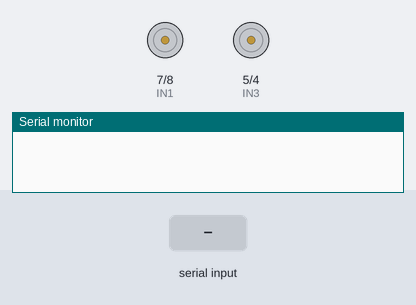
A sketch run on a simulated Arduino Uno, built with avr-gcc and run on an emulated ATmega328P. On the bench: motor-driver pin pairs drawn as motors (green arrow = first pin HIGH = forward, orange = second pin HIGH = backward, longer = more drive, scaled by the enable pin), the last lines printed to the serial monitor. Inputs (shaded band) come from the test bench.

Above: at 1.2 s.
1.3 s: "f" received over Serial
At 2.4 s:
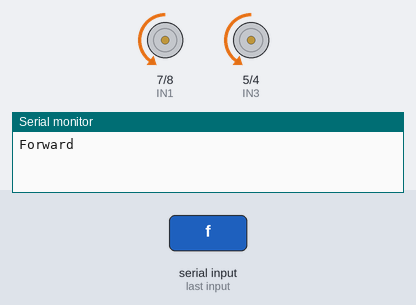
2.8 s: "b" received over the second serial link
At 3.5 s:
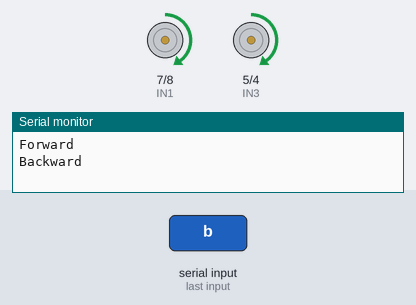
4.3 s: "s" received over Serial
At 5.5 s:
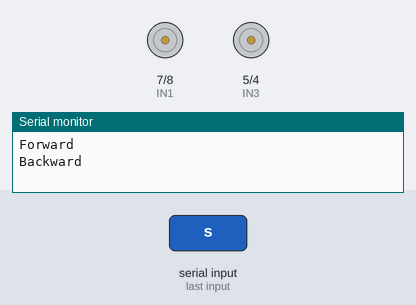
5.8 s: "r" received over the second serial link
At 6.7 s:
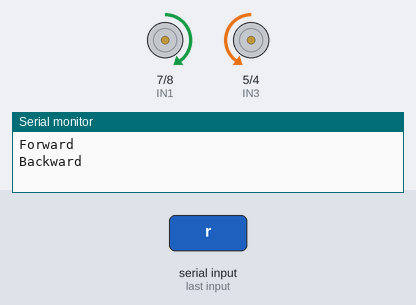
7.3 s: "l" received over Serial
At 7.9 s:
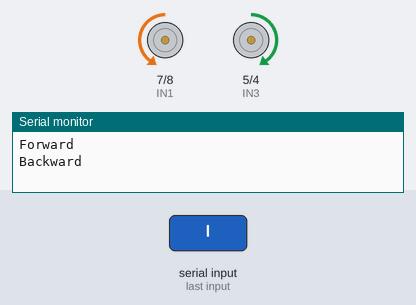
8.8 s: "b" received over Serial
At 9.3 s:
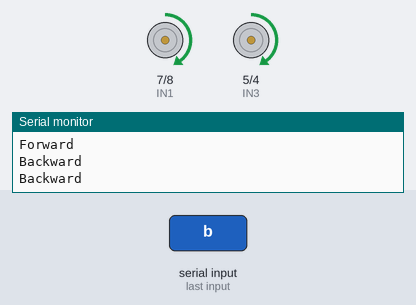
Timing chart, 0 to 11.3 s (numbered marks = the images above; inputs shaded):
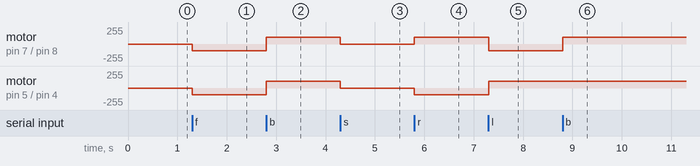

The sketch:

Bluetooth_Car.ino
```cpp
#include <SoftwareSerial.h>
SoftwareSerial softSerial(14, 15);

#define ENA 6
#define ENB 3
#define IN1 7
#define IN2 8
#define IN3 5
#define IN4 4
#define TRIG 9
#define ECHO 10

#define SAFE_DISTANCE 10

int speed = 100;
bool autopilot = false;
bool backMode = false;

void setup() {
  /* Set inputs */
  pinMode(ENA, OUTPUT);
  pinMode(ENB, OUTPUT);
  pinMode(IN1, OUTPUT);
  pinMode(IN2, OUTPUT);
  pinMode(IN3, OUTPUT);
  pinMode(IN4, OUTPUT);
  pinMode(TRIG, OUTPUT);
  pinMode(ECHO, INPUT);

  /* Serial */
  Serial.begin(9600);

  /* Software Serial */
  softSerial.begin(9600);
  softSerial.println("OK");

}

void loop() {

  if (Serial.available()) {
    //Serial.write(Serial.read());
    processCommand(Serial.read());
    softSerial.write(Serial.read());
  }

  if (softSerial.available()) {
    // Checks if the softSerial recevices data
    processCommand(softSerial.read());
  }

  if (autopilot) {
    int distance = measureDistance();
    Serial.println(distance);
    softSerial.print(distance);
    backMode = (distance <= 50);
    if (backMode) {
      processCommand('l');
    } else {
      processCommand('f');
    }
    delayMicroseconds(100);
  }

}

/**
 * Measures and returns the distance between an object in front.
 */
int measureDistance() {
  unsigned long duration;
  digitalWrite(TRIG, 0);
  delayMicroseconds(2);
  digitalWrite(TRIG, 1);
  delayMicroseconds(5);
  digitalWrite(TRIG, 0);

  duration = pulseIn(ECHO, HIGH);
  return int(duration / 2 / 29.412);
}

/* Method: processCommand() */
/**
 * Runs appropriate command based on the
 * character received.
 * @param cmd The character received by serial
 */
void processCommand(char cmd) {
  switch (cmd) {
    case 'f': //Forward
      digitalWrite(IN1, LOW);
      digitalWrite(IN2, HIGH);

      digitalWrite(IN4, HIGH);
      digitalWrite(IN3, LOW);

      analogWrite(ENB, speed);
      analogWrite(ENA, speed);
      Serial.println("Forward");
      softSerial.print("Forward");
      break;
    case 'b': // Backward
      digitalWrite(IN1, HIGH);
      digitalWrite(IN2, LOW);

      digitalWrite(IN4, LOW);
      digitalWrite(IN3, HIGH);

      analogWrite(ENB, speed);
      analogWrite(ENA, speed);
      Serial.println("Backward");
      softSerial.print("Backward");
      break;
    case 's': // Stop
      digitalWrite(IN1, LOW);
      digitalWrite(IN2, LOW);

      digitalWrite(IN4, LOW);
      digitalWrite(IN3, LOW);
      softSerial.print("Stop");
      autopilot = false;
      break;
    case 'r': // Right
     digitalWrite(IN1, HIGH);
     digitalWrite(IN2, LOW);

     digitalWrite(IN4, HIGH);
     digitalWrite(IN3, LOW);

     analogWrite(ENB, speed);
     analogWrite(ENA, speed);
     break;
   case 'l': // Left
     digitalWrite(IN1, LOW);
     digitalWrite(IN2, HIGH);

     digitalWrite(IN4, LOW);
     digitalWrite(IN3, HIGH);

     analogWrite(ENB, speed);
     analogWrite(ENA, speed);
     break;
    case 'a': // Autopilot Mode
      autopilot = true;
      break;
    default:
      break;
  }
}
```

Measured:
- after the input at 1.3 s, motor on pin 7 (IN1) / pin 8 (IN2), motor on pin 5 (IN3) / pin 4 (IN4): stopped → backward 100/255 at once
- after the input at 2.8 s, motor on pin 7 (IN1) / pin 8 (IN2), motor on pin 5 (IN3) / pin 4 (IN4): backward 100/255 → forward 100/255 at once
- after the input at 4.3 s, motor on pin 7 (IN1) / pin 8 (IN2), motor on pin 5 (IN3) / pin 4 (IN4): forward 100/255 → stopped at once
- after the input at 5.8 s, motor on pin 7 (IN1) / pin 8 (IN2): stopped → forward 100/255 at once; motor on pin 5 (IN3) / pin 4 (IN4): stopped → backward 100/255 at once
- after the input at 7.3 s, motor on pin 7 (IN1) / pin 8 (IN2): forward 100/255 → backward 100/255 at once; motor on pin 5 (IN3) / pin 4 (IN4): backward 100/255 → forward 100/255 at once
- after the input at 8.8 s, motor on pin 7 (IN1) / pin 8 (IN2): backward 100/255 → forward 100/255 at once
